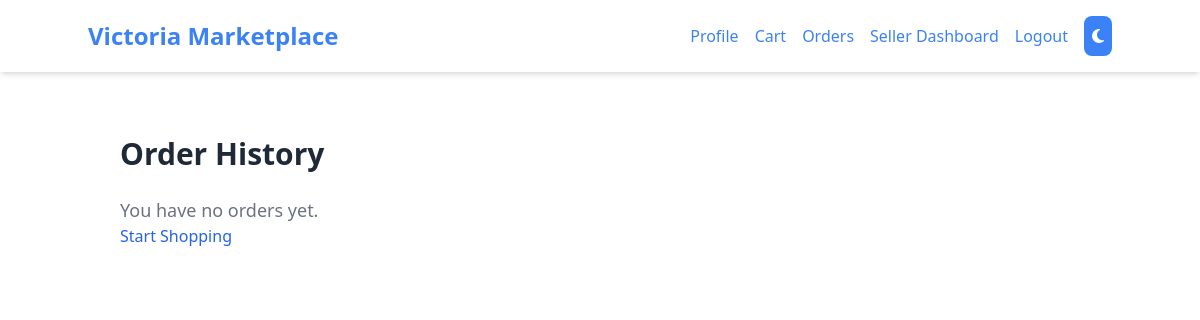
The page /orders/ (signed in) on the database as committed earlier.
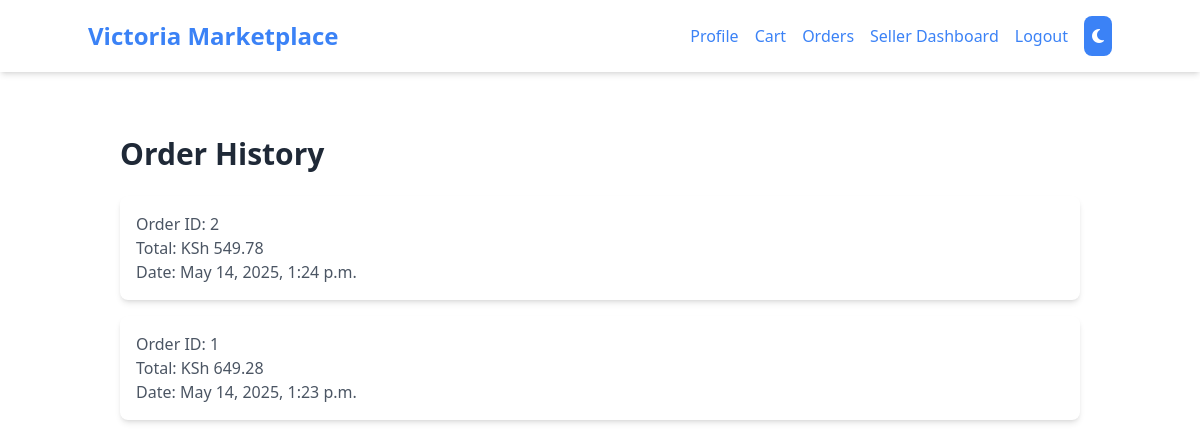
The same page on the database as committed later.
### marketplace/models.py (models this page shows, shortened)
class Order(models.Model):
    STATUS_CHOICES = [
        ('Pending', 'Pending'),
        ('Completed', 'Completed'),
        ('Failed', 'Failed'),
    ]
    user = models.ForeignKey(User, on_delete=models.CASCADE, related_name='orders')
    cart_items = models.ManyToManyField(CartItem)
    status = models.CharField(max_length=50, choices=STATUS_CHOICES, default='Pending')
    created_at = models.DateTimeField(auto_now_add=True)
    total_price = models.DecimalField(max_digits=10, decimal_places=2, null=True)

### marketplace/views.py (the view)
# urls.py: path('orders/', views.order_history, name='orders'),
@login_required
def order_history(request):
    orders = Order.objects.filter(user=request.user).order_by('-created_at')
    return render(request, 'marketplace/order_history.html', {
        'orders': orders,
    })

### templates/marketplace/order_history.html
{% extends 'base.html' %}
{% block content %}
    <div class="container mx-auto px-4 py-8">
        <h1 class="text-3xl font-semibold text-gray-800 mb-6">Order History</h1>
        {% if orders %}
            <div class="space-y-4">
                {% for order in orders %}
                    <div class="bg-white rounded-lg shadow-md p-4">
                        <p class="text-gray-600">Order ID: {{ order.id }}</p>
                        <p class="text-gray-600">Total: KSh {{ order.total_price }}</p>
                        <p class="text-gray-600">Date: {{ order.created_at }}</p>
                    </div>
                {% endfor %}
            </div>
        {% else %}
            <p class="text-gray-500 text-lg">You have no orders yet.</p>
            <a href="{% url 'marketplace:home' %}" class="text-blue-600 hover:underline">Start Shopping</a>
        {% endif %}
    </div>
{% endblock %}

Rows that differ between the two databases and show on the page:
added Order: id "2", total_price "549.78", created_at "May 14, 2025, 1:24 p.m."
added Order: id "1", total_price "649.28", created_at "May 14, 2025, 1:23 p.m."
Other text that changed with them:
text no longer shown: "You have no orders yet. Start Shopping"
